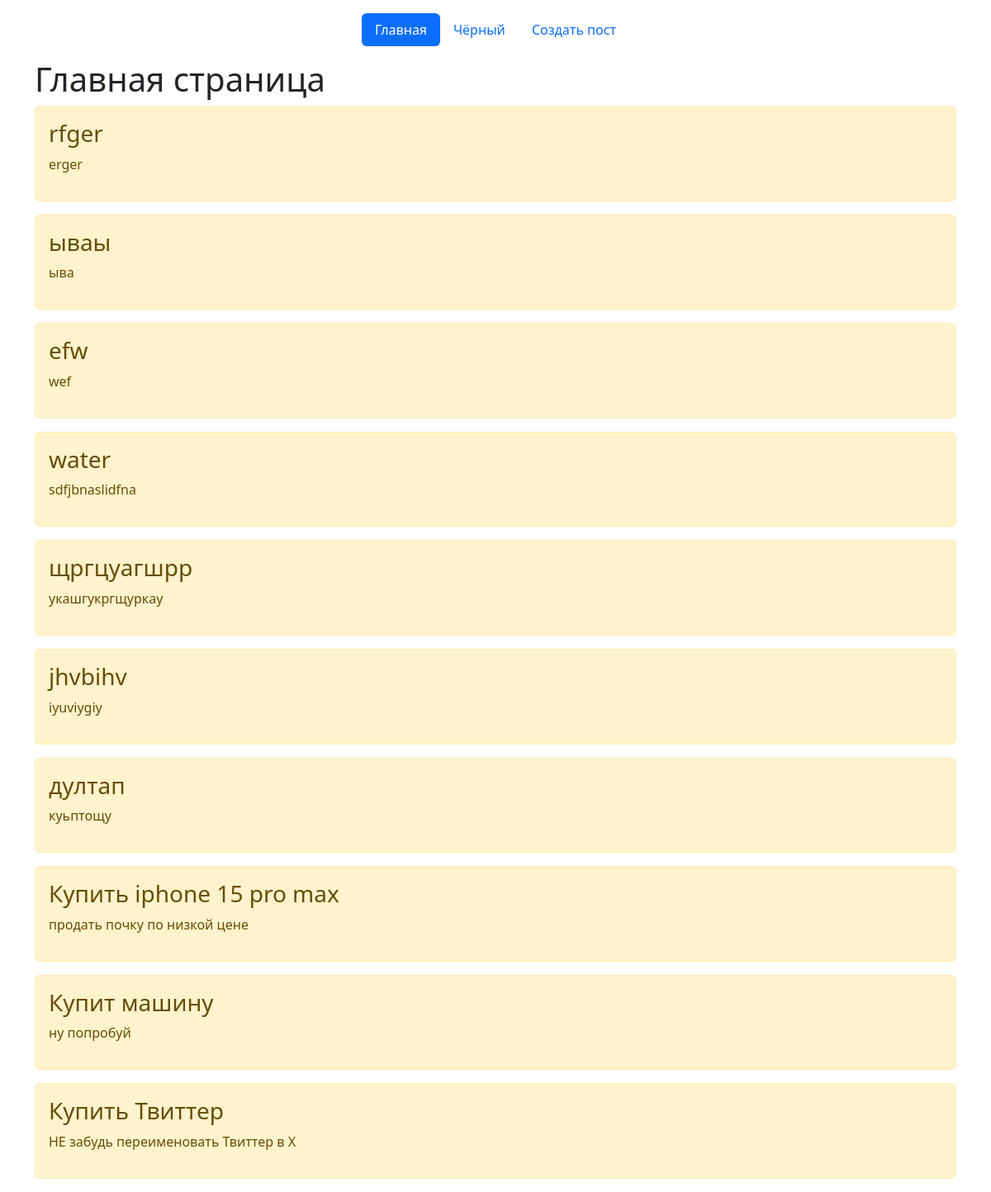
The page / on the database its author committed.
### main/models.py (models this page shows, shortened)
class Task(models.Model):
    title = models.CharField('Названия', max_length=64)
    task = models.TextField('Описания')
    class Meta:
        verbose_name = 'Задача'
        verbose_name_plural = 'Задачi'

### main/views.py (the view)
# urls.py: path('', views.index, name='home'),
def index(request):
    tasks = Task.objects.order_by('-id')
    return render(request, 'main/index.html', {'title': 'Главная страница сайта ', 'tasks': tasks})

### main/templates/main/index.html (shortened to what this page needs)
{% extends 'main/base.html' %}
{% block content %}
<h1>Главная страница</h1>
    {% if tasks %}
        {% for el in tasks %}
          <div class="alert alert-warning mt-2">
             <h3>{{ el.title }}</h3>
              <p>{{ el.task }}</p>
          </div>
        {% endfor %}
    {% else %}
        <p>Тут не чего нет... пока  что </p>
    {% endif%}
{% endblock %}

### main/templates/main/base.html (shortened to what this page needs)
<!doctype html>
<html lang="ru">
<head>
    <link rel="stylesheet" href="https://cdn.jsdelivr.net/npm/bootstrap@5.2.3/dist/css/bootstrap.min.css">
</head>
<body>
<div class="container">
    <header class="d-flex justify-content-center py-3">
      <ul class="nav nav-pills">
        <li class="nav-item"><a href="{% url 'home' %}" class="nav-link active" aria-current="page">Главная</a></li>
        <li class="nav-item"><a href="{% url 'about' %}" class="nav-link">Чёрный</a></li>
          <li class="nav-item"><a href="{% url 'create' %}" class="nav-link">Создать пост</a></li>
      </ul>
    </header>
  </div>
<div class="container">
    {% block content %}{% endblock %}
</div>
</body>
</html>

### rows shown on the page
Task: title "rfger", task "erger"
Task: title "ываы", task "ыва"
Task: title "efw", task "wef"
Task: title "water", task "sdfjbnaslidfna"
Task: title "щргцуагшрр", task "укашгукргщуркау"
Task: title "jhvbihv", task "iyuviygiy"
Task: title "дултап", task "куьптощу"
Task: title "Купить iphone 15 pro max", task "продать почку по низкой цене"
Task: title "Купит машину", task "ну попробуй"
Task: title "Купить Твиттер", task "НЕ забудь переименовать Твиттер в X"
